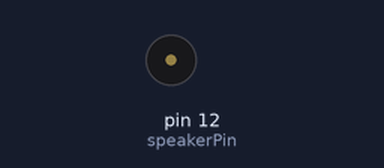
A sketch run on a simulated Arduino Uno, built with avr-gcc and run on an emulated ATmega328P. Parts: buzzer (waves = sounding).

Above: at 0.3 s.
Timing chart, 0 to 3.0 s (numbered marks = the images above):
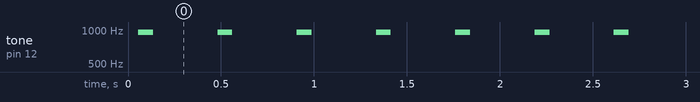

The sketch:

humikiri_test2.ino
```cpp
int speakerPin = 12;
int kankan[]={2,2,2,2,1,0,0,0,1,1,2,2,1,1,1,0,1,1,1,1,1,1,1,1,2,1,1,1,0,0,1,1,2,2,2,1,0,0,0,0};
//delayTimeは本当は190usec(5250Hz)程度になるはずだが、音程が合わないので適当に調整した。
int delayTime = 95;

void setup(){
  //スピーカーピンを出力モードにする
  pinMode(speakerPin, OUTPUT);
  //PWMを高速化する(今回は6番ピンを使った)
  TCCR0B = 0x01;   // PWM 6 & 5 @ 64 kHz
}

void loop(){
  //区間(1)：増大
  for(int i=0; i<6; i++){
    for(int j=0; j<40; j++){
      analogWrite(speakerPin, (18*i+12)*kankan[j]);
      delayMicroseconds(delayTime);
    }
  }
  //区間(2)：一定
  for(int i=0; i<10; i++){
    for(int j=0; j<40; j++){
      analogWrite(speakerPin, 120*kankan[j]);
      delayMicroseconds(delayTime);
    }
  }
  //区間(3)：減衰
  for(int i=0; i<8; i++){
    for(int j=0; j<40; j++){
      analogWrite(speakerPin, (120-10*i)*kankan[j]);
      delayMicroseconds(delayTime);
    }
  }
  //区間(4)：ゆるやかに減衰
  for(int i=0; i<40; i++){
    for(int j=0; j<40; j++){
      analogWrite(speakerPin, (40-i)*kankan[j]);
      delayMicroseconds(delayTime);
    }
  }
  // 休み
  delay(10000);
}
```

Measured:
- by itself, tone on pin 12 (speakerPin): alternates 959 Hz for 0.08 s and silent for 0.35 s
